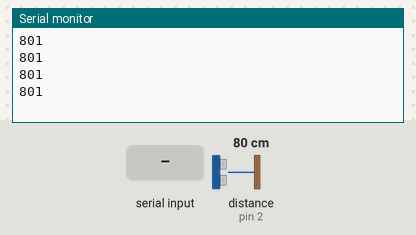
A sketch run on a simulated Arduino Uno, built with avr-gcc and run on an emulated ATmega328P. On the bench: the last lines printed to the serial monitor. Wiring (inferred from the names in the program): ultrasonic range finder: trigger pin 3; echo pin 2. The inputs (shaded band) are chosen by the test bench; at power-on: distance to the obstacle (sensor on pin 2) 80 cm. The echo pulse lasts 58.3 µs per cm.

Above: at 1.2 s.
1.3 s: distance to the obstacle (sensor on pin 2) set to 2 cm
At 1.68 s:
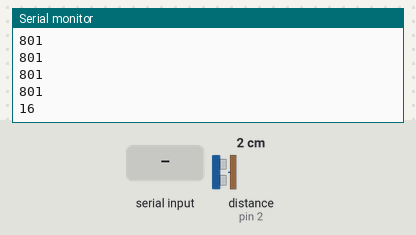
2.8 s: "1" received over the second serial link
At 3.08 s:
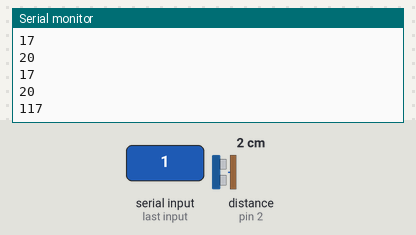
4.3 s: "0" received over the second serial link
At 4.58 s:
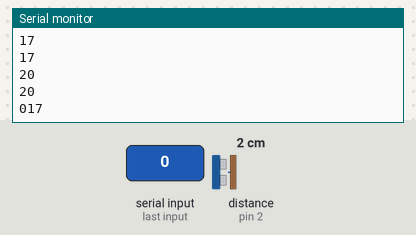
5.8 s: distance to the obstacle (sensor on pin 2) set to 4 cm
At 5.93 s:
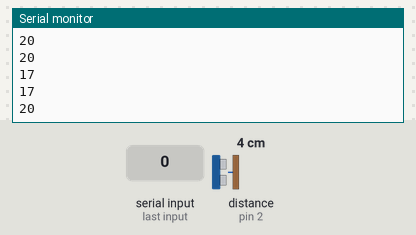
Timing chart, 0 to 8.3 s (numbered marks = the images above; inputs shaded):
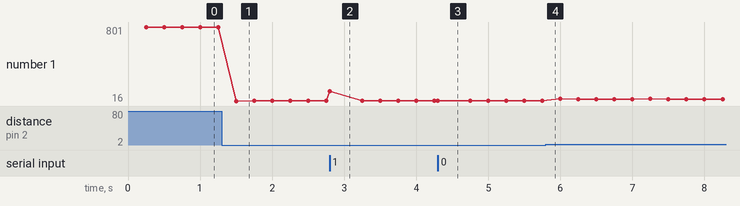

The sketch:

jalad_ja_sensorid.ino
```cpp
int echo_pin = 2;
int trig_pin = 3;
int delay_us = 10;
long distance_mm = 0;
long duration_us;

const long interval = 250;
unsigned long previousMillis = 0;

#include <SoftwareSerial.h>
SoftwareSerial mySerial(0, 1);
void setup() {
  // put your setup code here, to run once:
  Serial.begin(115200);
  mySerial.begin(115200);
  pinMode(echo_pin, INPUT);

  pinMode(trig_pin, OUTPUT);


}

void loop() {
  // put your main code here, to run repeatedly:
  //mySerial.write(s);
  while (mySerial.available()){
    Serial.write(mySerial.read());
  }
  while (Serial.available()){
    mySerial.write(Serial.read());
  }
  unsigned long currentMillis = millis();

  if (currentMillis - previousMillis >= interval) {
  previousMillis = currentMillis;
  digitalWrite(trig_pin, HIGH);
  delayMicroseconds(delay_us);
  digitalWrite(trig_pin, LOW);
  delayMicroseconds(delay_us);
  duration_us = pulseIn(echo_pin, HIGH);
  distance_mm = (duration_us/58.0)*10;
  Serial.println(distance_mm);
  }
 // delay(5000);
  //mySerial.write(t);
  //delay(5000);
}
```

Measured:
- after the input at 1.3 s, the serial monitor: prints a new line after 0.20 s (image 1)
- after the input at 2.8 s, the serial monitor: prints a new line at once (image 2)
- after the input at 4.3 s, the serial monitor: prints a new line at once (image 3)
- plotted number 1: 801 → 20 after the input at 1.3 s, 20 → 37 after the input at 5.8 s
